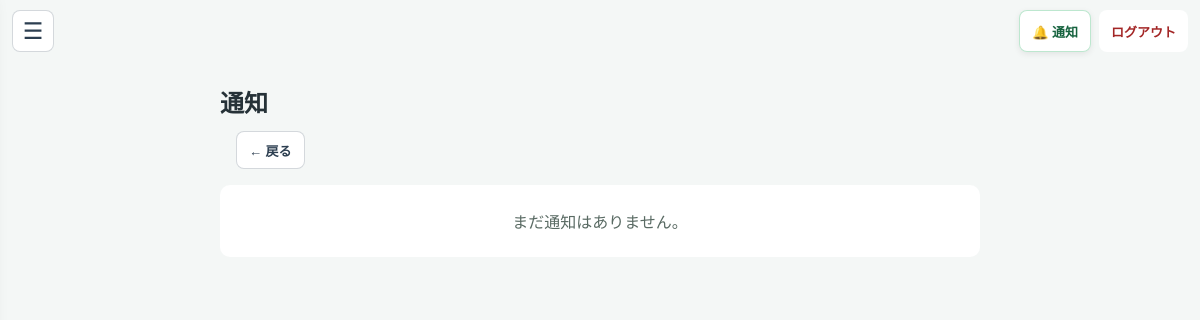
The app's page /notifications (signed in), older data.
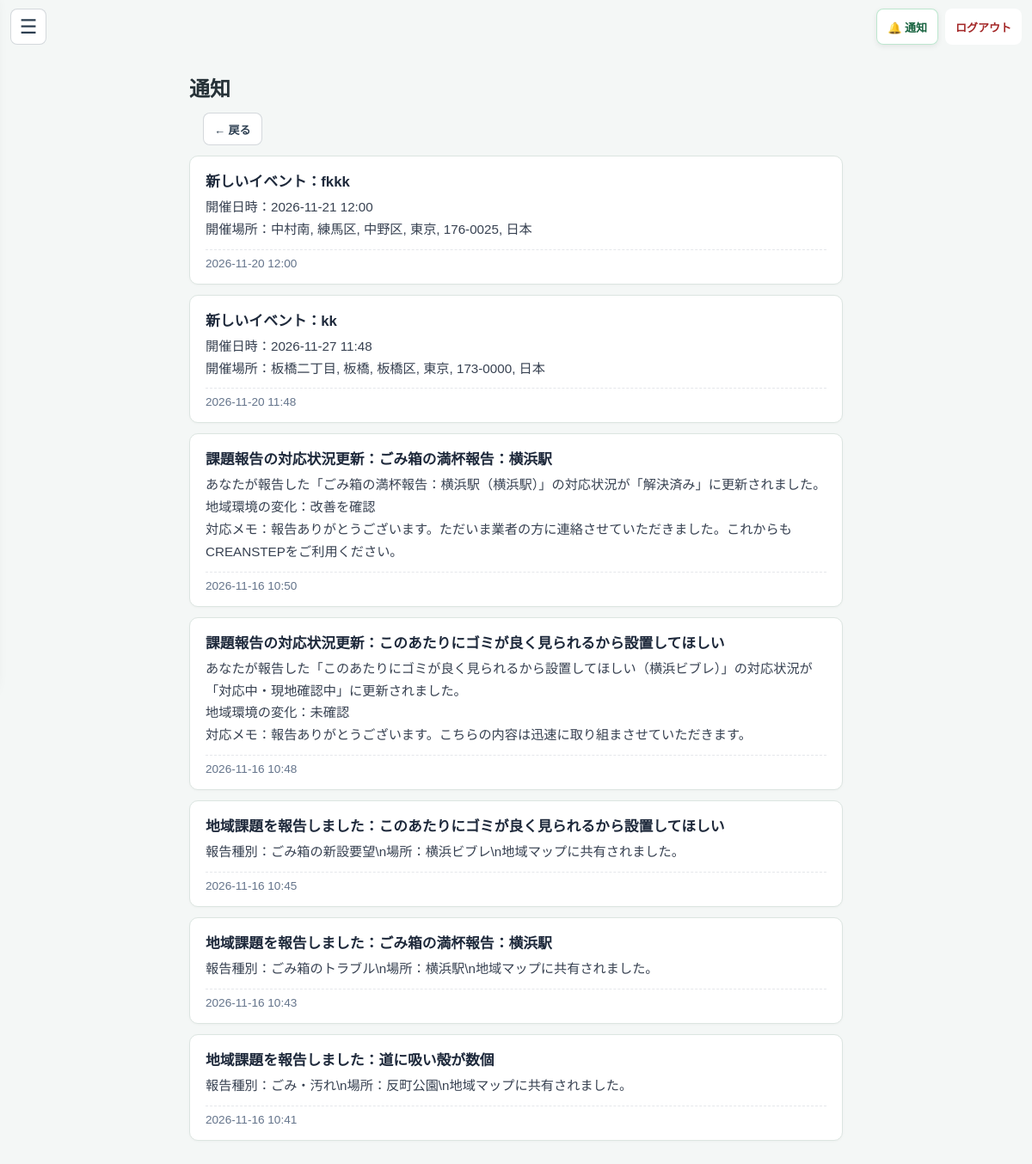
The same page, newer data.
### tables this page shows
CREATE TABLE user_notifications (
            id INTEGER PRIMARY KEY AUTOINCREMENT,
            user_id INTEGER NOT NULL,
            event_id INTEGER,
            notification_type TEXT NOT NULL CHECK(notification_type IN (
                'reminder', 'organizer_message', 'cancellation',
                'event_added', 'reservation', 'reservation_cancelled',
                'activity_completed'
            )),
            title TEXT NOT NULL,
            message TEXT NOT NULL CHECK(length(message) <= 1000),
            created_at TEXT NOT NULL DEFAULT CURRENT_TIMESTAMP,
            read_at TEXT, issue_id INTEGER REFERENCES issue_reports(id) ON DELETE SET NULL,
            FOREIGN KEY (user_id) REFERENCES users(id),
            FOREIGN KEY (event_id) REFERENCES events(id) ON DELETE SET NULL
        );

### app.py (the view)
@app.route('/notifications')
@user_required
def user_notifications():
    user_id = session['user_id']
    conn = get_db()
    try:
        _create_due_event_reminders(conn, user_id)
        notifications = conn.execute('''
            SELECT n.*, e.name AS event_name,
                   CASE WHEN n.read_at IS NULL THEN 0 ELSE 1 END AS is_read
            FROM user_notifications n
            LEFT JOIN events e ON e.id = n.event_id
            WHERE n.user_id = ?
            ORDER BY n.created_at DESC, n.id DESC
            LIMIT 100
        ''', (user_id,)).fetchall()
        unread_notification_count = conn.execute('''
            SELECT COUNT(*) FROM user_notifications
            WHERE user_id = ? AND read_at IS NULL
        ''', (user_id,)).fetchone()[0]
        return render_template(
            'notifications.html',
            notifications=notifications,
            unread_notification_count=unread_notification_count,
        )
    finally:
        conn.close()

### app.py (called while the page is built)
def get_db():
    conn = sqlite3.connect(DATABASE)
    conn.row_factory = sqlite3.Row
    conn.execute("PRAGMA foreign_keys = ON")
    return conn

def parse_event_datetime(value):
    parsed = datetime.fromisoformat(value)
    if parsed.tzinfo is None:
        return parsed.replace(tzinfo=JST)
    return parsed.astimezone(JST)

def user_required(func):
    @wraps(func)
    def wrapper(*args, **kwargs):
        user_id = session.get('user_id')
        if session.get('role') != 'user' or not user_id:
            return redirect(url_for('login'))
        conn = get_db()
        try:
            user = conn.execute(
                'SELECT role, is_active FROM users WHERE id = ?', (user_id,)
            ).fetchone()
        finally:
            conn.close()
        if not user or user['role'] != 'user' or not user['is_active']:
            session.clear()
            return redirect(url_for('login'))
        return func(*args, **kwargs)
    return wrapper

def _detect_view_mode():
    ua = (request.headers.get('User-Agent') or '').lower()
    if any(token in ua for token in ('mobile', 'android', 'iphone', 'ipod', 'iemobile')):
        return 'mobile'
    return 'pc'

### templates/notifications.html (shortened to what this page needs)
<!DOCTYPE html>
<html lang="ja">
<head>
</head>
<body>
    {% include "_user_navigation.html" %}
    <main>
        <div class="heading">
            <h1>通知</h1>
        </div>
        {% include "_user_page_back.html" %}
        {% for notification in notifications %}
            {% set target_url = url_for('event_reserve', event_id=notification.event_id) if notification.event_id else (url_for('regional_map', issue_id=notification.issue_id) if notification.issue_id else '') %}
            <article class="notification {{ 'unread' if not notification.is_read }}"
                     data-id="{{ notification.id }}"
                     data-unread="{{ 'true' if not notification.is_read else 'false' }}"
                     data-url="{{ target_url }}"
                     role="button"
                     tabindex="0"
                     aria-label="{{ notification.title }}">
                <div class="notification-body">
                    <div class="notification-header">
                        <span class="notification-title">{{ notification.title }}</span>
                    </div>
                    <div class="notification-message">{{ notification.message }}</div>
                    <div class="notification-footer">
                        <time>{{ notification.created_at|jst_datetime }}</time>
                    </div>
                </div>
            </article>
        {% else %}
            <p class="empty">まだ通知はありません。</p>
        {% endfor %}
    </main>
</body>
</html>

Row changes from the older to the newer data that the page shows:
added user_notifications: title "新しいイベント：fkkk", message "開催日時：2026-11-21 12:00 開催場所：中村南, 練馬区, 中野区, 東京, 176-0025, 日本", created_at|jst_datetime "2026-11-20 12:00"
added user_notifications: title "新しいイベント：kk", message "開催日時：2026-11-27 11:48 開催場所：板橋二丁目, 板橋, 板橋区, 東京, 173-0000, 日本", created_at|jst_datetime "2026-11-20 11:48"
added user_notifications: title "課題報告の対応状況更新：ごみ箱の満杯報告：横浜駅", message "あなたが報告した「ごみ箱の満杯報告：横浜駅（横浜駅）」の対応状況が「解決済み」に更新されました。 地域環境の変化：改善を確認 対応メモ：報告ありがとうございます。ただいま業者の方に連絡させていただきました。これからもCREANSTEPをご利用ください。", created_at|jst_datetime "2026-11-16 10:50"
added user_notifications: title "課題報告の対応状況更新：このあたりにゴミが良く見られるから設置してほしい", message "あなたが報告した「このあたりにゴミが良く見られるから設置してほしい（横浜ビブレ）」の対応状況が「対応中・現地確認中」に更新されました。 地域環境の変化：未確認 対応メモ：報告ありがとうございます。こちらの内容は迅速に取り組まさせていただきます。", created_at|jst_datetime "2026-11-16 10:48"
added user_notifications: title "地域課題を報告しました：このあたりにゴミが良く見られるから設置してほしい", message "報告種別：ごみ箱の新設要望\\n場所：横浜ビブレ\\n地域マップに共有されました。", created_at|jst_datetime "2026-11-16 10:45"
added user_notifications: title "地域課題を報告しました：ごみ箱の満杯報告：横浜駅", message "報告種別：ごみ箱のトラブル\\n場所：横浜駅\\n地域マップに共有されました。", created_at|jst_datetime "2026-11-16 10:43"
added user_notifications: title "地域課題を報告しました：道に吸い殻が数個", message "報告種別：ごみ・汚れ\\n場所：反町公園\\n地域マップに共有されました。", created_at|jst_datetime "2026-11-16 10:41"
Text that changed along with them:
text no longer shown: "まだ通知はありません。"
